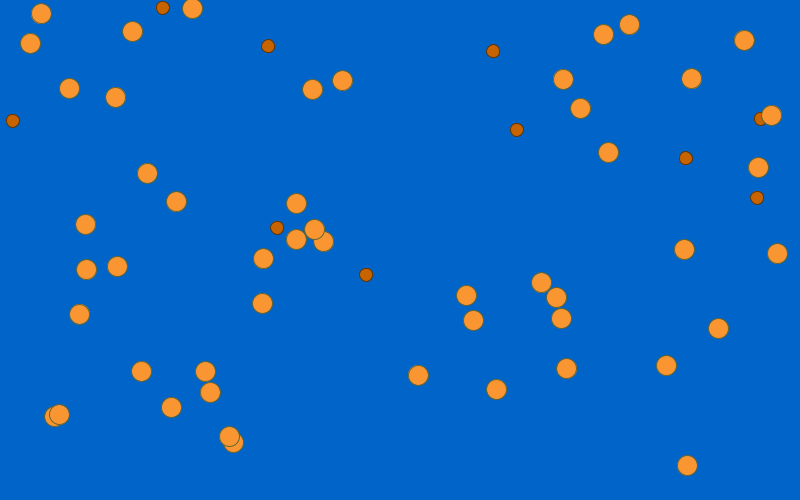
Frame 1 (no input)
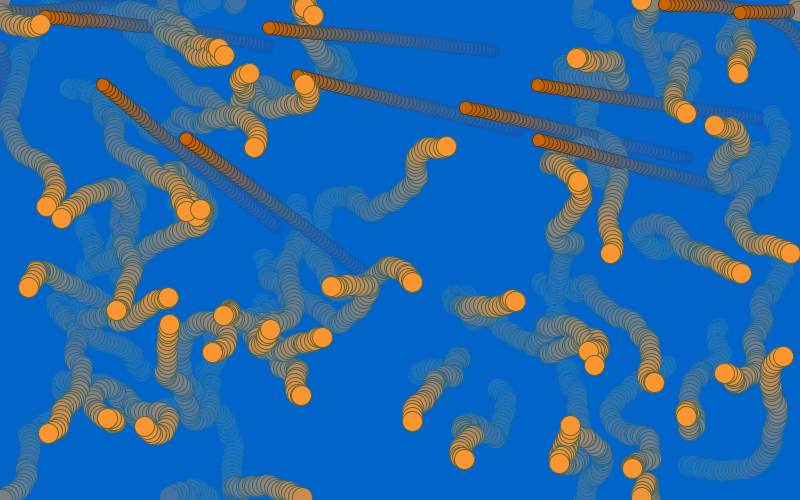
Frame 60 (the mouse pressed at the canvas centre just before this capture)
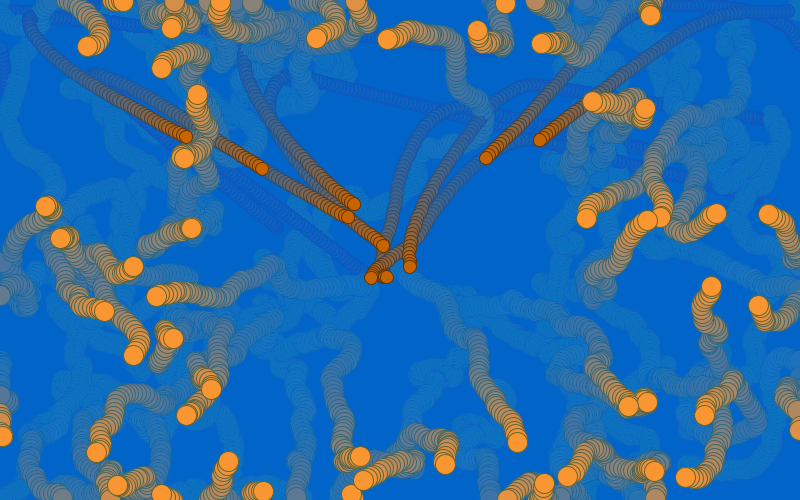
Frame 120 (the mouse held since frame 60 and released just before this capture)

The Processing sketch that drew these frames (run headless with seeded random() and noise(); from frame 60 on, the mouse is pressed at the canvas centre):

// Processing sketch: processing_155195
// ── processing_155195.pde

// Creating an array of objects.
Mover[] movers = new Mover[10];
Mover[] movers2 = new Mover[50];

void setup() {
  size(800,500);
  smooth();
  background(0,100,200);
  // Initializing all the elements of the array
  for (int i = 0; i < movers.length; i++) {
    movers[i] = new Mover(); 
  }
  for (int i = 0; i < movers2.length; i++) {
    movers2[i] = new Mover(); 
  }
}

void draw() {
  noStroke();
  fill(0,100,200,10);
  rect(0,0,width,height);

  // Calling functions of all of the objects in the array.
  for (int i = 0; i < movers.length; i++) {
    movers[i].update();
    movers[i].checkEdges();
    movers[i].display(); 
  }
    for (int i = 0; i < movers2.length; i++) {
    movers2[i].update2();
    movers2[i].checkEdges();
    movers2[i].display2(); 
  }
}

class Mover {

  PVector location;
  PVector velocity;
  PVector acceleration;
  float topspeed;

  Mover() {
    location = new PVector(random(width),random(height));
    velocity = new PVector(0,0);
    topspeed = 4;
  }

  void update() {

    // Our algorithm for calculating acceleration:
    PVector mouse = new PVector(mouseX,mouseY);
    PVector dir = PVector.sub(mouse,location);  // Find vector pointing towards mouse
    PVector rand = new PVector(random(100)-50, random(100)-50);
    dir.add(rand);
    dir.normalize();     // Normalize
    dir.mult(0.5);       // Scale 
    acceleration = dir;  // Set to acceleration

    // Motion 101!  Velocity changes by acceleration.  Location changes by velocity.
    velocity.add(acceleration);
    velocity.limit(topspeed);
    location.add(velocity);
  }

  void update2() {

    // Our algorithm for calculating acceleration:
    Boolean doit = false;
    PVector mouse = new PVector(mouseX,mouseY);
    PVector dir = PVector.sub(mouse,location);  // Find vector pointing towards mouse
    if ((abs(dir.x) < 200)&&(abs(dir.y)<200)){doit = true;};
    PVector rand = new PVector(random(20)-10, random(20)-10);
    dir.normalize();     // Normalize
    dir.mult(0.5);       // Scale 
    acceleration = dir;  // Set to acceleration

    // Motion 101!  Velocity changes by acceleration.  Location changes by velocity.
    if(doit){velocity.sub(acceleration);};
    rand.mult(0.2);
    velocity.add(rand);
    velocity.limit(topspeed);
    location.add(velocity);
  }

  void display() {
    stroke(100, 50, 0);
    fill(200, 100, 0);
    ellipse(location.x,location.y,13,13);
  }

  void display2() {
    stroke(100, 100, 50);
    fill(250, 150, 50);
    ellipse(location.x,location.y,20,20);
  }

  void checkEdges() {

    if (location.x > width) {
      location.x = 0;
    } else if (location.x < 0) {
      location.x = width;
    }

    if (location.y > height) {
      location.y = 0;
    }  else if (location.y < 0) {
      location.y = height;
    }

  }

}
